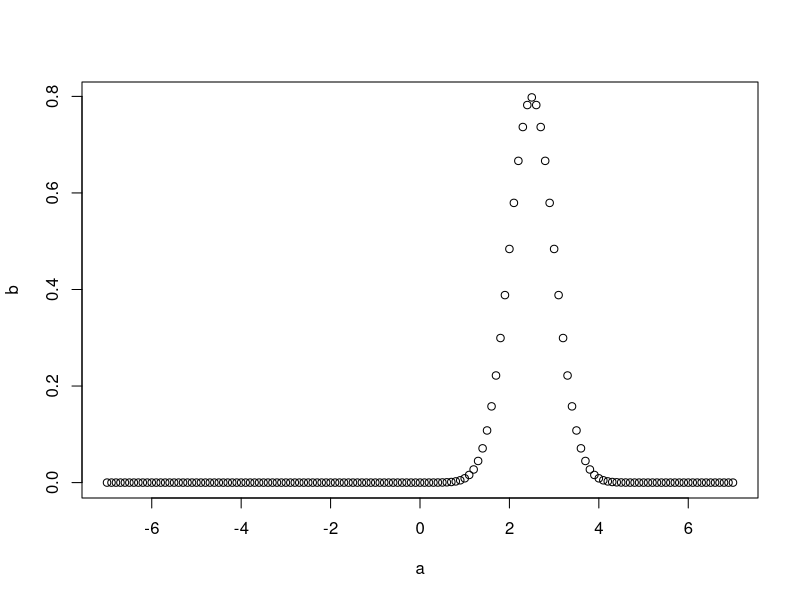

Source code (R):
a<-seq(-7,7,by=0.1)
b<-dnorm(a,mean=2.5,sd=0.5)
png(file="C:/Users/hp/Desktop/R_programs/dnorm.png")
plot(a,b)
dev.off()
